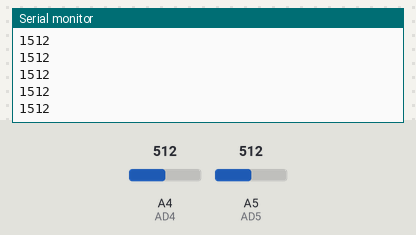
A sketch run on a simulated Arduino Uno, built with avr-gcc and run on an emulated ATmega328P. Parts: the last lines printed to the serial monitor. The inputs (shaded band) are chosen by the test bench; at power-on: A5 (AD5) = 512, A4 (AD4) = 512.

Above: at 1.2 s.
1.3 s: A5 (AD5) set to 716
At 1.31 s:
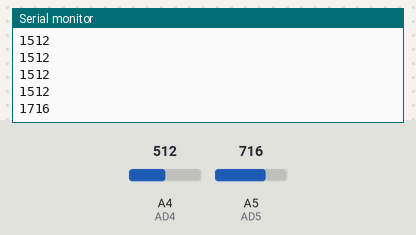
2.8 s: A4 (AD4) set to 0
At 3.2 s:
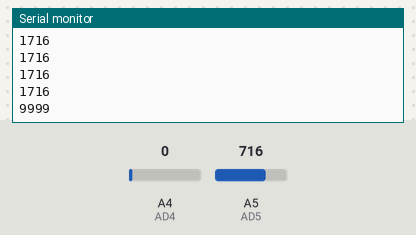
4.3 s: A5 (AD5) set to 900
At 6.8 s:
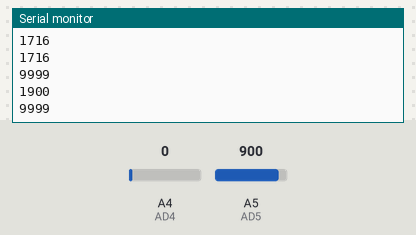
Timing chart, 0 to 8.3 s (numbered marks = the images above; inputs shaded):
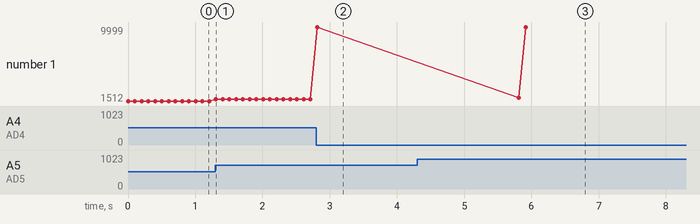

Measured:
- after the input at 1.3 s, the serial monitor: prints a new line at once (image 1)
- after the input at 2.8 s, the serial monitor: prints a new line at once (image 2)
- after the input at 4.3 s, the serial monitor: prints a new line after 1.5 s (image 3)
- plotted number 1: 1512 → 1716 after the input at 1.3 s, 1716 → 9999 after the input at 2.8 s

The sketch:

sketch_jul21a.ino
```cpp
#define AD5 A5
#define AD4 A4
int Intensity=0;
void setup() {
// put your setup code here, to run once:
Serial.begin(9600);
}
void loop() {
// put your main code here, to run repeatedly:
if(analogRead(AD4)==0)
{
Serial.println(9999);
delay(3000);
}
Intensity =analogRead(AD5)+1000;
Serial.println(Intensity);
  delay(100);

}
```
